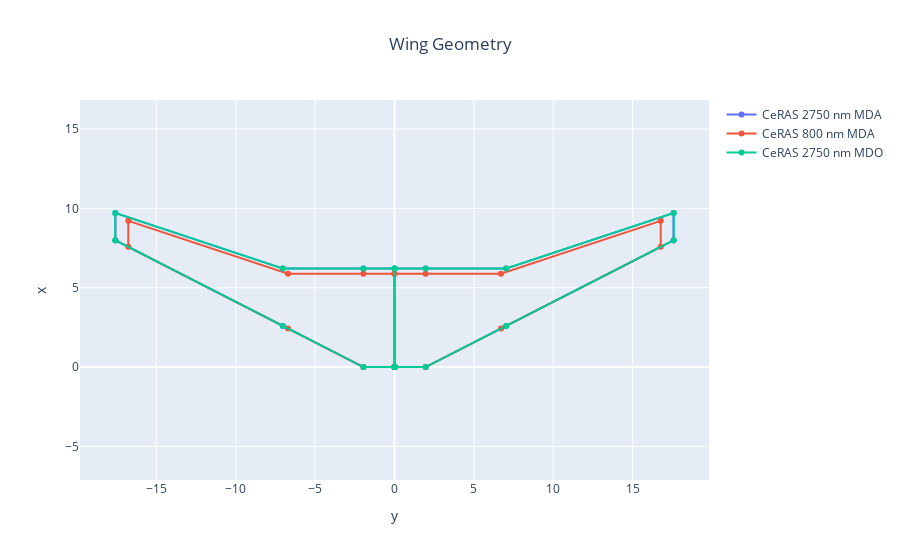

Notebook source saved alongside this figure:
### Markdown cell above
## 1. Geometry plots
For instance here, we use the `fig` variable generated by the code line 1 and plot the result of line 2 on the existing figure. There is no number of maximum superpositions.

### Code cell
fig = wing_geometry_plot(CeRAS_2750nm_MDA_OUTPUT_FILE, name='CeRAS 2750 nm MDA')
fig = wing_geometry_plot(CeRAS_800nm_MDA_OUTPUT_FILE, name='CeRAS 800 nm MDA', fig=fig)
fig = wing_geometry_plot(CeRAS_2750nm_MDO_OUTPUT_FILE, name='CeRAS 2750 nm MDO', fig=fig)
fig.show()

### Figure 1 — Plotly figure (JSON) as saved in the notebook; plotly's stock layout.template omitted (floating-point values rounded to 4 significant figures)
{"data": [{"mode": "lines+markers", "name": "CeRAS 2750 nm MDA", "type": "scatter", "uid": "9bc1aa6c-157c-40aa-b674-ca6425bd6edf", "x": [0, -1.96, -7.029, -17.57, -17.57, -7.029, -1.96, 0, 0, 0, 1.96, 7.029, 17.57, 17.57, 7.029, 1.96, 0, 0], "y": [0, 0, 2.591, 7.981, 9.7, 6.204, 6.204, 6.204, 0, 0, 0, 2.591, 7.981, 9.7, 6.204, 6.204, 6.204, 0]}, {"mode": "lines+markers", "name": "CeRAS 800 nm MDA", "type": "scatter", "uid": "9b03fce9-9364-4009-a644-c9e65380f5a5", "x": [0, -1.96, -6.708, -16.77, -16.77, -6.708, -1.96, 0, 0, 0, 1.96, 6.708, 16.77, 16.77, 6.708, 1.96, 0, 0], "y": [0, 0, 2.428, 7.574, 9.213, 5.884, 5.884, 5.884, 0, 0, 0, 2.428, 7.574, 9.213, 5.884, 5.884, 5.884, 0]}, {"mode": "lines+markers", "name": "CeRAS 2750 nm MDO", "type": "scatter", "uid": "905f39bf-db0d-4f44-87ad-541de51d37bc", "x": [0, -1.96, -7.037, -17.59, -17.59, -7.037, -1.96, 0, 0, 0, 1.96, 7.037, 17.59, 17.59, 7.037, 1.96, 0, 0], "y": [0, 0, 2.596, 7.992, 9.713, 6.212, 6.212, 6.212, 0, 0, 0, 2.596, 7.992, 9.713, 6.212, 6.212, 6.212, 0]}], "layout": {"title": {"text": "Wing Geometry", "x": 0.5}, "xaxis": {"title": {"text": "y"}}, "yaxis": {"scaleanchor": "x", "scaleratio": 1, "title": {"text": "x"}}}}
